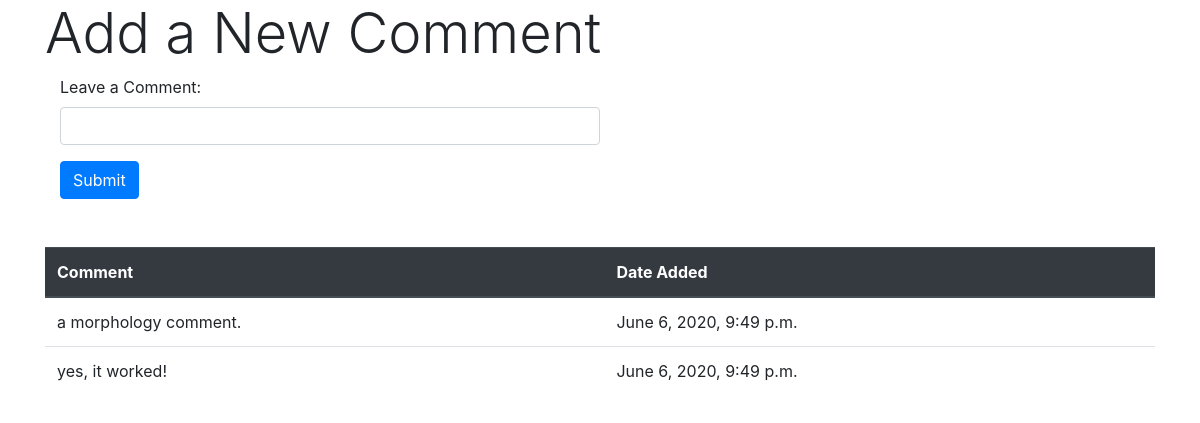
/comments/6, run on the app's committed database.
### courses_app/models.py (models this page shows)
class Comment(models.Model):
    course = models.ForeignKey(Course, related_name='comments', on_delete=models.CASCADE)
    comment = models.TextField()
    created_at = models.DateTimeField(auto_now_add=True)
    updated_at = models.DateTimeField(auto_now=True)

### courses_app/views.py (the view)
# urls.py: path('comments/<int:id>', views.comments),
def comments(request, id):
    context = {
        'this_course': Course.objects.get(id=id),
    }
    return render(request, 'comments.html', context)

### courses_app/templates/comments.html (shortened to what this page needs)
<!DOCTYPE html>
<html lang="en">
<head>
    <link rel="stylesheet" href="https://stackpath.bootstrapcdn.com/bootstrap/4.3.1/css/bootstrap.min.css">
</head>
<body>
    <div class="wrapper container">
        <h3 class="display-4">Add a New Comment</h3>
        <div class="container">
            <form action="/add_comment/{{this_course.id}}" method="POST" mb-4>
                <div class="form-group">
                    <label for="content">Leave a Comment:</label>
                    <input class="form-control w-50" type="text" name="content">
                </div>
                <button type="submit" class="btn btn-primary">Submit</button>
            </form>
        </div>
    </div>
    <br><br>
    <div class="wrapper container" mt-4>
        <table class="table">
            <thead class="thead-dark">
                <tr>
                    <th scope="col">Comment</th>
                    <th scope="col">Date Added</th>
                </tr>
            </thead>
            <tbody>
                {% for comment in this_course.comments.all %}
                <tr>
                    <td>{{comment.comment}}</td>
                    <td>{{comment.created_at}}</td>
                </tr>
                {% endfor %}
            </tbody>
          </table>
    </div>
</body>
</html>

### data on the page
Comment: comment "a morphology comment.", created_at "June 6, 2020, 9:49 p.m."
Comment: comment "yes, it worked!", created_at "June 6, 2020, 9:49 p.m."
